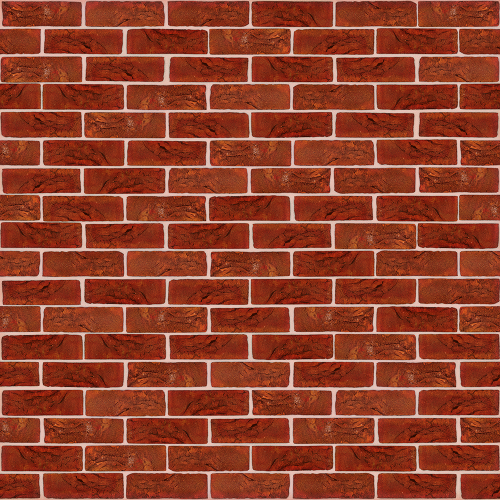
#> input picture textures/brick.png, 1000 x 1000 px (shown at 1/2 size); its folder holds only this picture in this run
$ python -i texture_gen.py   (imports and definitions only)
#> lines starting #> are read from the running program, lines starting #| are printed output that depends on the picture
import cv2
import os
import glob
from skimage import io, color, img_as_float32, img_as_ubyte
import numpy as np
from PIL import Image
import uuid

# Loads and resizes textures
def load_textures():
    # Load Textures
    img_dir = "./textures" # Directory for Textures
    data_path = os.path.join(img_dir,'*g')
    files = glob.glob(data_path)
    textures = []
    t_names = []
    for f1 in files:
        img = io.imread(f1, as_gray = True)
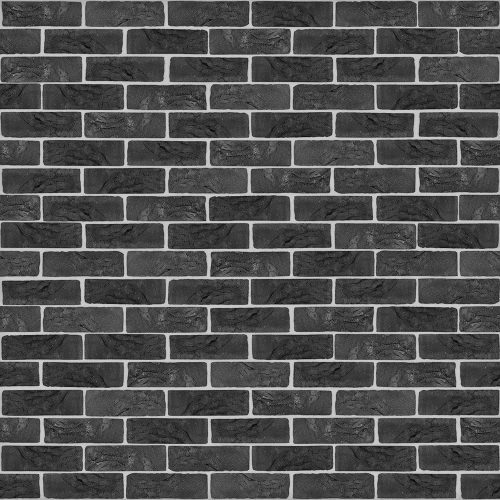
#> img: shape (1000, 1000) float64 (shown at 1/2 size); min 0, max 0.909, mean 0.313
         # Resizes Textures to be 200 by 200
        img = cv2.resize(img, dsize = (200,200))
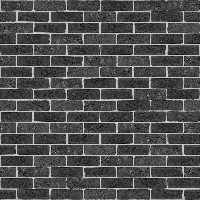
#> img: shape (200, 200) float64; min 0.000565, max 0.882, mean 0.311
        img = img_as_float32(img)
        textures.append(img)

        # Parse texture name
        texture_name = (f1.split('\\')[-1]).split('.')[0]
        t_names.append(texture_name)

    # Returns list of textures + associated names
    return textures, t_names

# Generates and Saves Shape w/ Texture Applied
# Assumes original image is black background, white foreground
def generate_textures(img1,img_name,textures,t_names,dest_textured):
    textured_images = []

    for texture in textures:
        # Add images (background is texture, foreground is texture + shape)
        img2 = img1 + texture
        # Compare orig texture and img2, where not equal is our shape pixels
        new_image = np.where((img2 == texture),0.5,texture)

        textured_images.append(img_as_ubyte(new_image))

    save_images(textured_images, img_name, t_names, dest_textured)

# Saves textured images, based off original image name and textured image names
def save_images(images, img_name, t_names, dest):
    # Find Shape Name
    shape = img_name.split('\\')[-1].split('_')[0]

    for img,texture in zip(images,t_names):
        # Generate Name w/ UUID
        label = shape.lower() + "_" + texture
        filename  = str(uuid.uuid1()) + ".png"
        # Save Image in Dest
        new_path = dest + label + "/"
        try:
            os.mkdir(new_path)
        except:
            pass

        Image.fromarray(img).convert("L").save(new_path + filename)

>>> result = load_textures()

$ run again, on textures/fabric.jpg
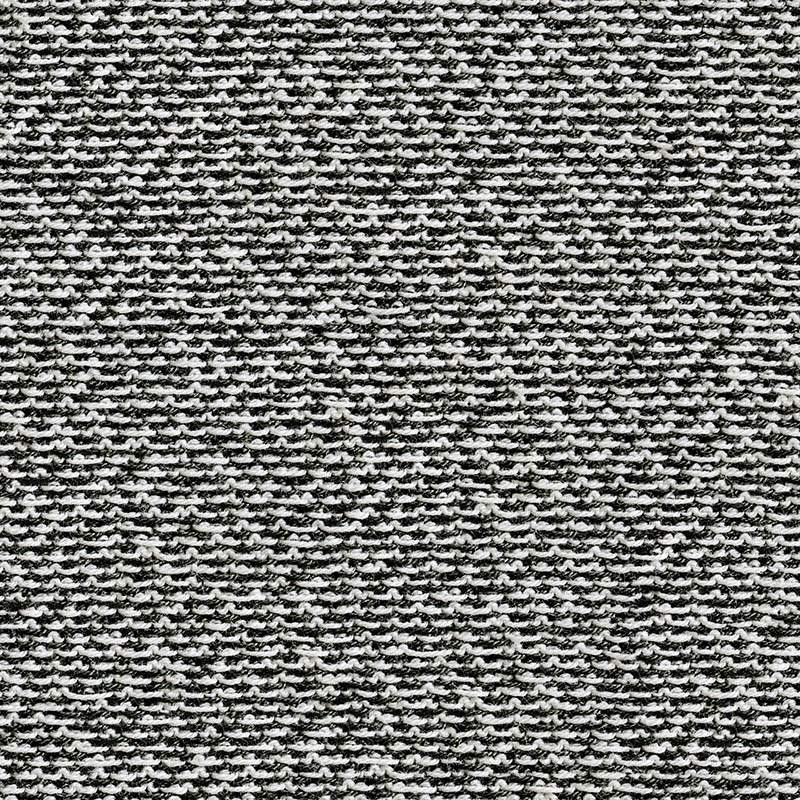
#> input picture textures/fabric.jpg, 800 x 800 px
#> in load_textures, `img = cv2.resize(img, dsize = (200,200))`:
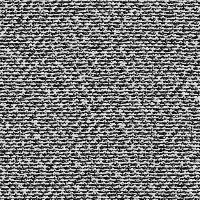
#> img: shape (200, 200) float64; min 0, max 0.997, mean 0.473
